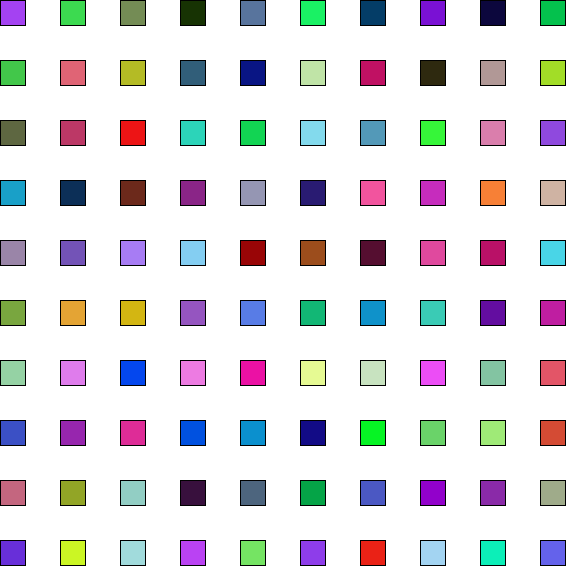
Frame 1 (no input)
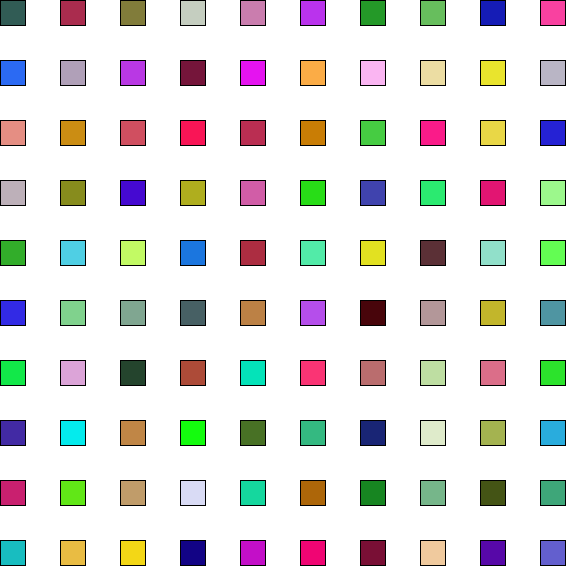
Frame 60 (the mouse pressed at the canvas centre just before this capture)
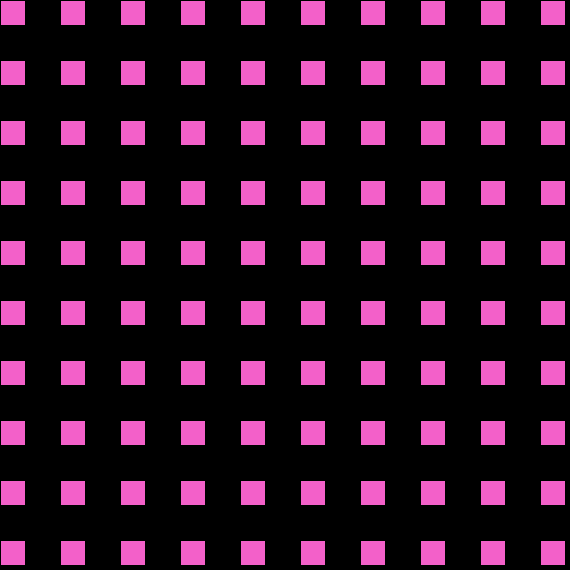
Frame 120 (the mouse held since frame 60 and released just before this capture)

The Processing sketch that drew these frames (run headless with seeded random() and noise(); from frame 60 on, the mouse is pressed at the canvas centre):

// Processing sketch: processing_5943
// ── processing_5943.pde

int x;
int y;

void setup (){
size (570,570);
}


void draw(){
background(255);

y = 0;

while(y < 600){
x = 0;
while (x < 600){
  fill(random(255),random(255), random(255));
rect(x,y,25,25);
x = x + 60;
}
y = y + 60;
}
 if (mouseY > 100) 

 
  {
background(0);

y = 0;

while(y < 600){
x = 0;
while (x < 600){

rect(x,y,25,25);
x = x + 60;
}
y = y + 60;
}
 
  }
}
